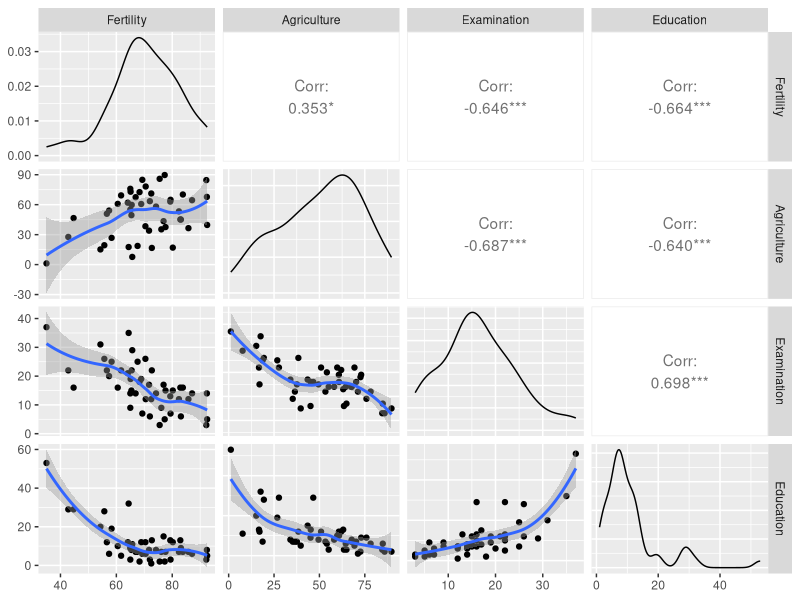
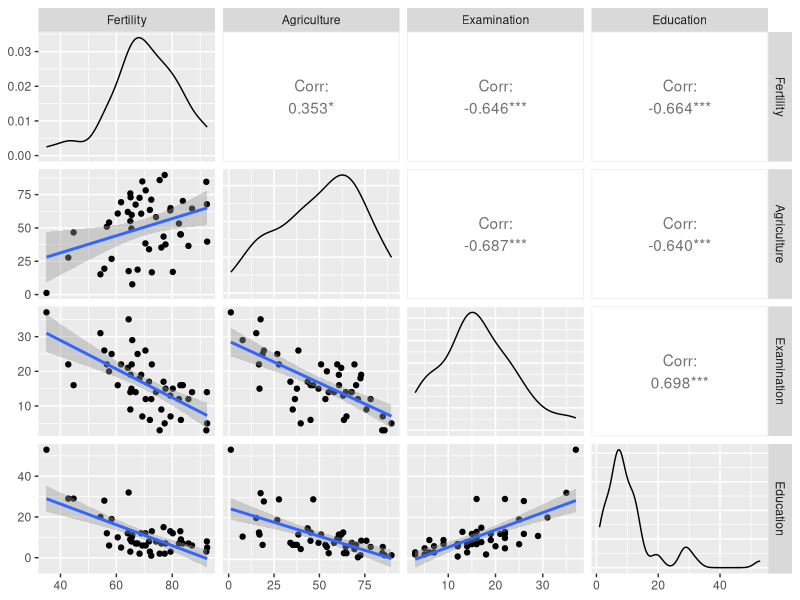
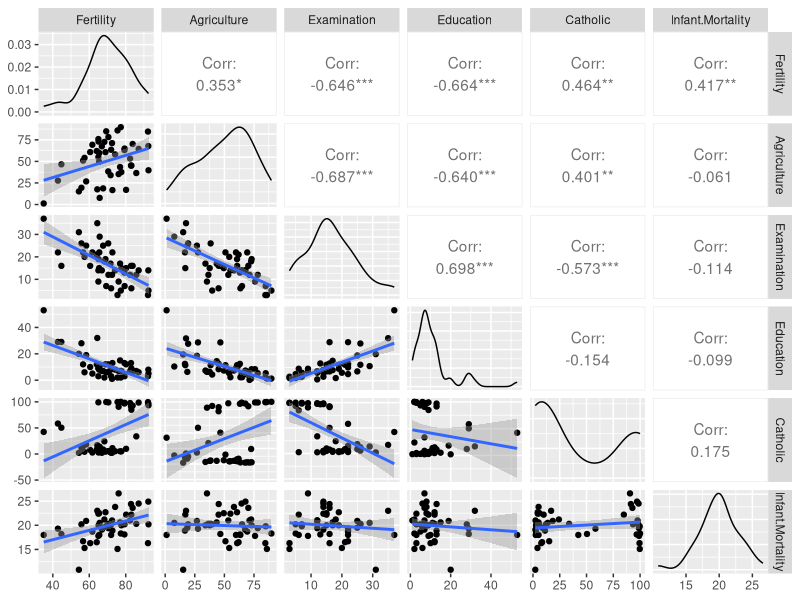
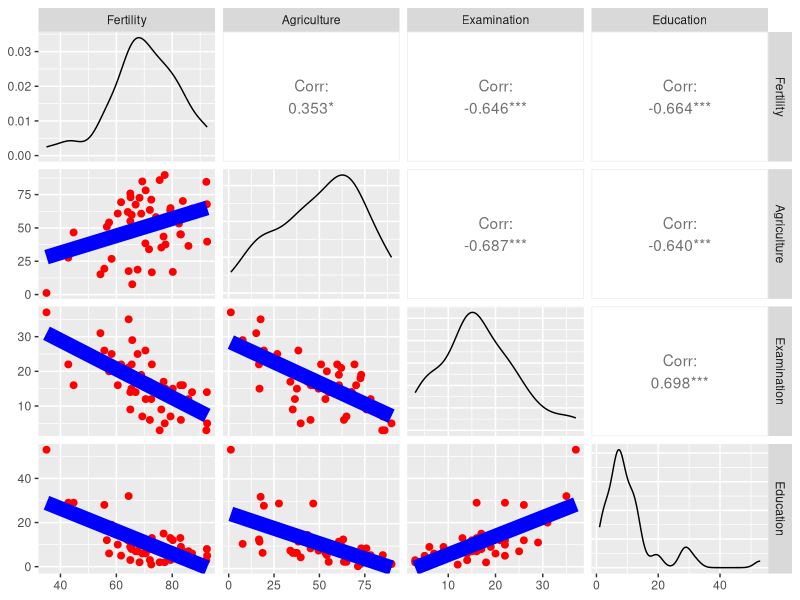
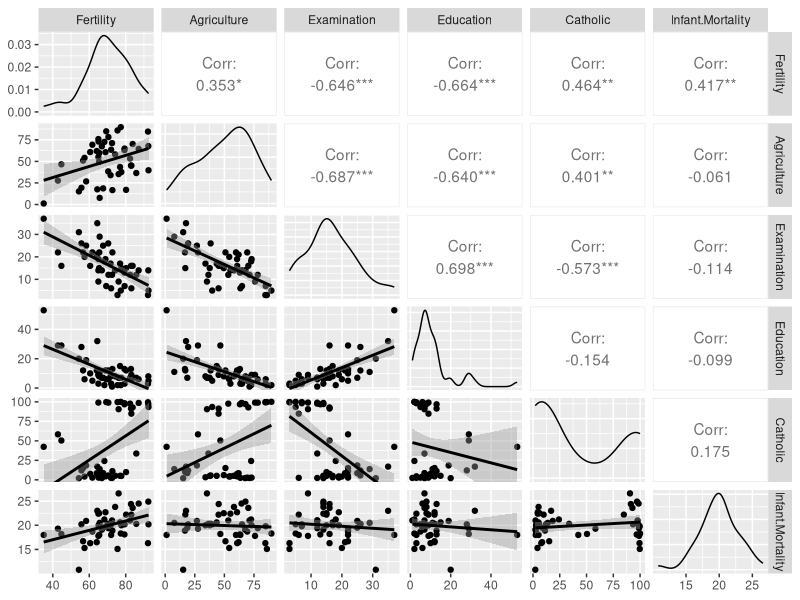
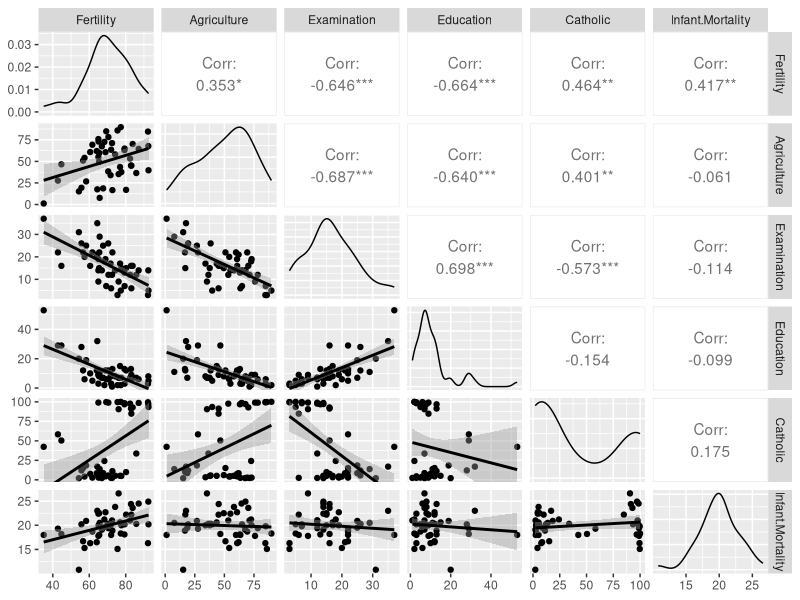

Reproduce these figures in R, in order.
library(GGally)
library(ggplot2)    
data(swiss)

# Function to return points and geom_smooth
# allow for the method to be changed
my_fn <- function(data, mapping, method="loess", ...){
  p <- ggplot(data = data, mapping = mapping) + 
    geom_point() + 
    geom_smooth(method=method, ...)
  p
}

# Default loess curve    
ggpairs(swiss[1:4], lower = list(continuous = my_fn))
ggpairs(swiss[1:4], lower = list(continuous = wrap(my_fn, method="lm")))
ggpairs(swiss, lower = list(continuous = wrap(my_fn, method="lm")))



summary(lm(Fertility ~., data = swiss))

my_fn <- function(data, mapping, pts=list(), smt=list(), ...){
  ggplot(data = data, mapping = mapping, ...) + 
    do.call(geom_point, pts) +
    do.call(geom_smooth, smt) 
}

# Plot 
ggpairs(swiss[1:4], 
        lower = list(continuous = 
                       wrap(my_fn,
                            pts=list(size=2, colour="red"), 
                            smt=list(method="lm", se=F, size=5, colour="blue"))))




require(datasets); data(swiss); require(GGally); require(ggplot2)
g = ggpairs(swiss, lower = list(continuous = wrap("smooth", method = "lm")))
g


gp = ggpairs(swiss, lower = list(continuous = "smooth"))
gp
